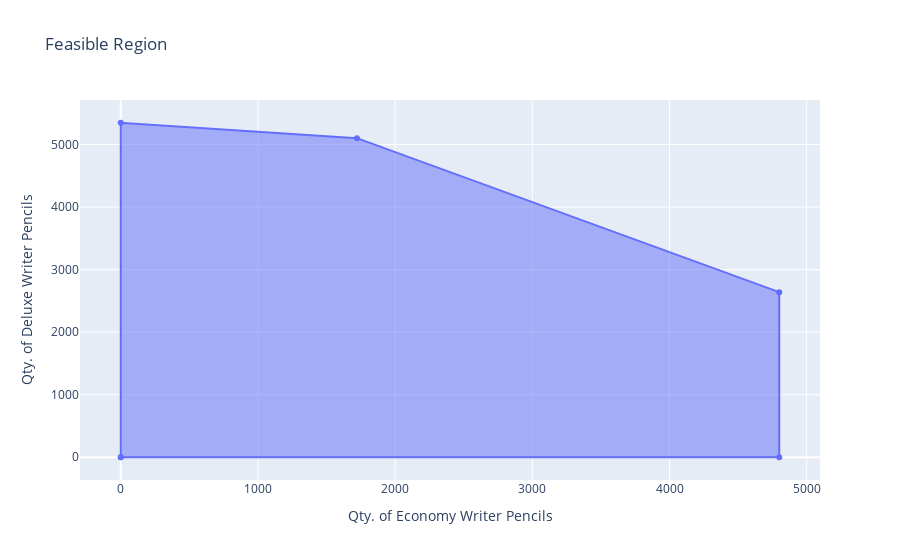

The notebook cell this image was saved under:
### Code cell
feasible_region = go.Scatter(
    x = [0,0,shaping_asbly_intercept[0], paint_economy_intercept, paint_economy_intercept,0],
    y = [0,shaping_deluxe_intercept,shaping_asbly_intercept[1], paint_asbly_intercept_deluxe_coord, 0,0],
    fill = 'toself',
    name ='Feasible Region'
)

layout['title']['text'] = 'Feasible Region'

fig = go.Figure(data=[feasible_region], layout=layout)
iplot(fig)

### Figure 1 — Plotly figure (JSON) as saved in the notebook; plotly's stock layout.template omitted (floating-point values rounded to 4 significant figures)
{"data": [{"fill": "toself", "name": "Feasible Region", "type": "scatter", "x": [0, 0, 1722.0, 4800, 4800, 0], "y": [0, 5349.0, 5103.0, 2640, 0, 0]}], "layout": {"autosize": true, "title": {"text": "Feasible Region"}, "xaxis": {"autorange": true, "range": [-280.2, 5080.0], "title": {"text": "Qty. of Economy Writer Pencils"}, "type": "linear"}, "yaxis": {"autorange": true, "range": [-376.6, 5725.0], "title": {"text": "Qty. of Deluxe Writer Pencils"}, "type": "linear"}}}
